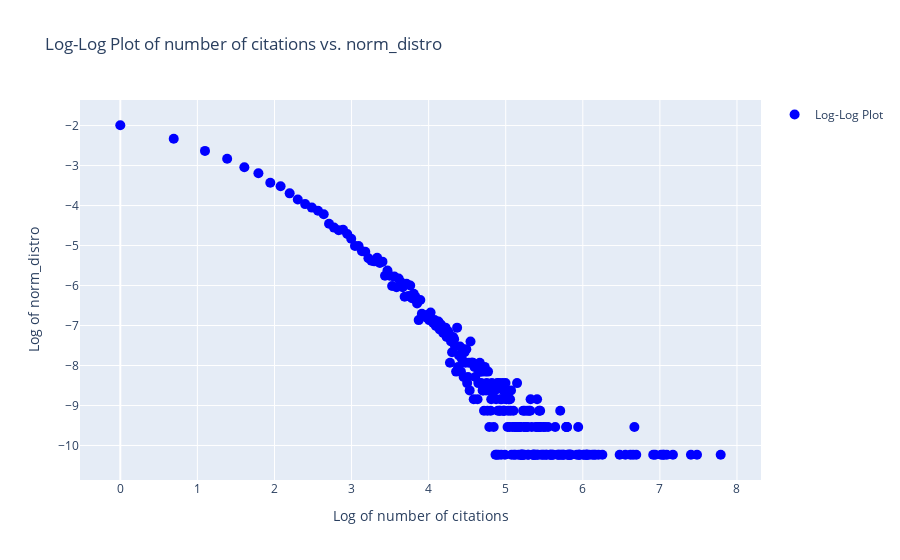

The notebook cell saved with this chart:
### Code cell
norm_dist = normalise_in_degree_dist(in_degree_distribution(citation_graph))
plot_log_log_graph(norm_dist)

### Figure 1 — Plotly figure (JSON) as saved in the notebook; plotly's stock layout.template omitted (floating-point values rounded to 4 significant figures; data arrays with more than 128 entries replaced by an {"elided": "..."} marker saying what was removed)
{"data": [{"marker": {"color": "blue", "size": 10}, "mode": "markers", "name": "Log-Log Plot", "type": "scatter", "x": {"elided": "279 float values"}, "y": {"elided": "279 float values"}}], "layout": {"showlegend": true, "title": {"text": "Log-Log Plot of number of citations vs. norm_distro"}, "xaxis": {"title": {"text": "Log of number of citations"}, "type": "linear"}, "yaxis": {"title": {"text": "Log of norm_distro"}, "type": "linear"}}}
